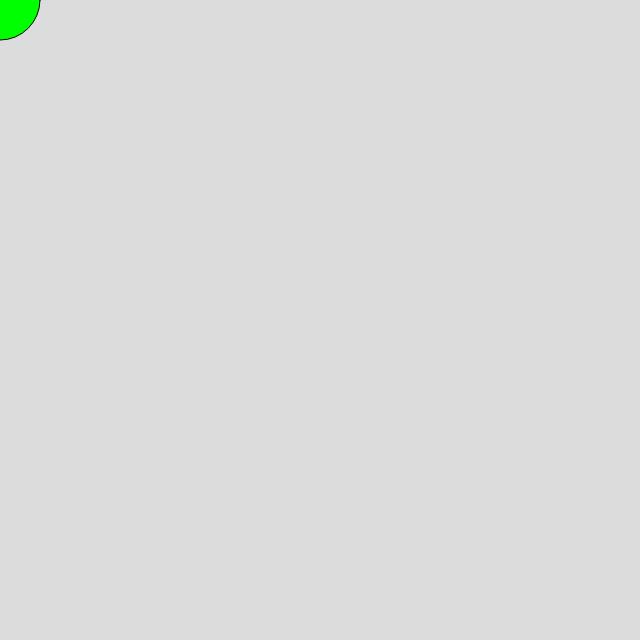
Frame 1 (no input)
Frame 60 (no input): identical to frame 1, image omitted
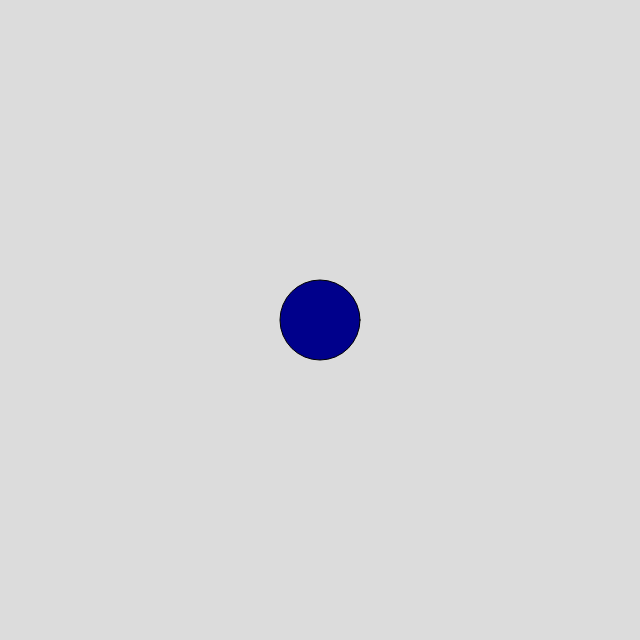
Frame 120 (the mouse pressed at the canvas centre since frame 60)

The p5.js sketch that drew these frames (run headless with seeded random() and noise() and a simulated clock; from frame 60 on, the mouse is pressed at the canvas centre):

// p5.js sketch
// ── sketch.js
const WIDTH = 640;
const HEIGHT = 640;

function setup() {
  // put setup code here
  createCanvas(WIDTH, HEIGHT);
}

function draw() {
  // put drawing code here
  background(220);
  if (mouseIsPressed) {
    fill(0, 0, 139);
  } else {
    fill(0, 255, 0);
  }
  ellipse(mouseX, mouseY, 80, 80);
}
